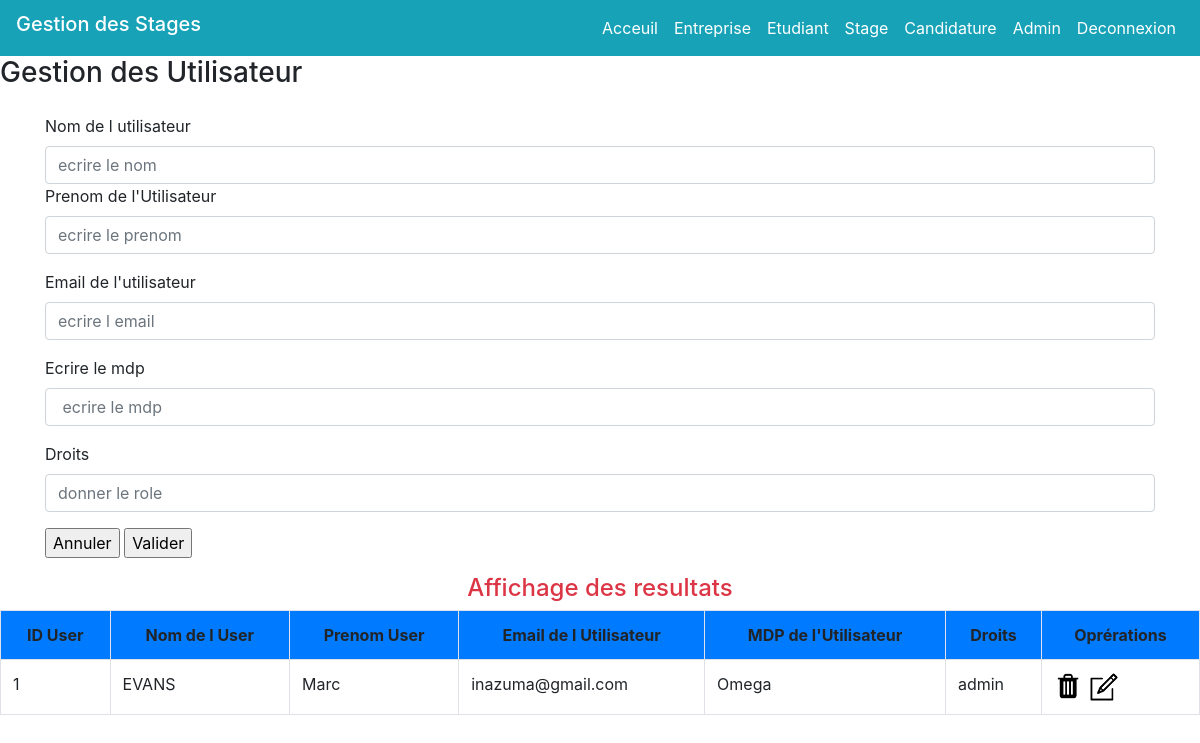
Page /index.php?page=5 (signed in) on the committed database.
### tables this page shows
CREATE TABLE User(
    idUser int(2) not null auto_increment,
    nomUser varchar(30) not null,
    prenomUser varchar(30) not null,
    emailUser varchar(30) not null,
    mdpUser varchar(30) not null,
    droits enum("admin", "user"),
    PRIMARY KEY(idUser)

);

### controleur/controleur.class.php (called while the page is built, shortened)
<?php
    require_once("modele/modele.class.php");
    class Controleur
    {
        private $unModele;
        public function __construct()
        {
            $this->unModele = new Modele();
        }
        public function selectAllUsers()
        {
            $lesUsers = $this->unModele->selectAllUsers();
            return $lesUsers;
        }
    }
?>

### modele/modele.class.php (called while the page is built, shortened)
<?php
    class Modele
    {
        private $unPDO;
        public function __construct()
        {
            try
            {
                $this->unPDO = new PDO("mysql:host=localhost;dbname=gestion_stage","root","");
            }
            catch(PDOException $exp)
            {
                echo "Impossible de se connecter ";
            }
        }
        public function selectAllUsers()
        {
            $requete = "select * from  User;";
            $select =$this->unPDO->prepare($requete);
            $select->execute();
            $lesUsers = $select->fetchAll();
            return $lesUsers;
        }
    }
?>

### vue/vue_les_users.php (the view)
<h4 class = "text-center text-danger"> Affichage des resultats </h4>
<?php
    echo "<table class = 'table table-bordered'>
    <tr class = 'bg-primary text-center'> <th> ID User </th> <th> Nom de l User </th> <th> Prenom User</th>
    <th> Email de l Utilisateur </th> <th> MDP de l'Utilisateur </th> <th> Droits </th> <th> Oprérations </th> <tr>";
    foreach ($lesUsers as $unUser){
        echo "<tr> <td> ".$unUser["idUser"]."</td>
                    <td> ".$unUser["nomUser"]."</td>
                    <td> ".$unUser["prenomUser"]."</td>
                    <td> ".$unUser["emailUser"]."</td>
                    <td> ".$unUser["mdpUser"]."</td>
                    <td> ".$unUser["droits"]."</td>
                    <td>
                    <a href='index.php?page=5&action=sup&idUser=".$unUser["idUser"]."'> <img src='images/icon_delete.png' width='30' height='30'> </a>
                    <a href='index.php?page=5&action=edit&idUser=".$unUser["idUser"]."'> <img src='images/icon_edit.png' width='30' height='30'> </a>
                    </td>
                </tr>";
    }
    echo "</table>";
?>

### css/style.css (style rules this page uses)
html, body { height: 100%; width: 100%; padding: 0; margin: 0; top: 0; bottom: 0; font-family: sans-serif; line-height: 1.5; }

### rows in the picture
user: idUser "1", nomUser "EVANS", prenomUser "Marc", emailUser "inazuma@gmail.com", mdpUser "Omega", droits "admin"
